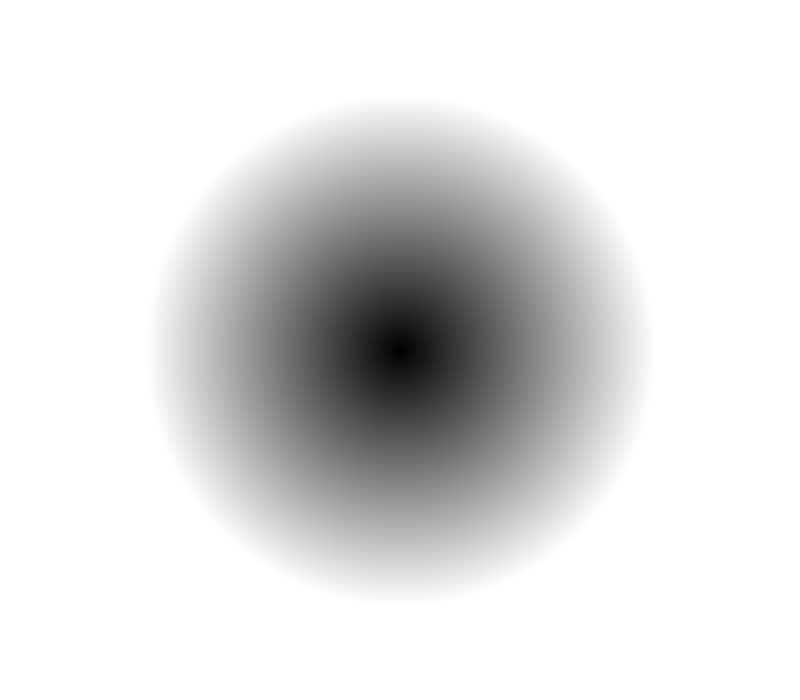
Frame 1 (no input)
Frame 60 (the mouse pressed at the canvas centre just before this capture): identical to frame 1, image omitted
Frame 120 (the mouse held since frame 60 and released just before this capture): identical to frame 1, image omitted

The Processing sketch that drew this single still picture (run headless with seeded random() and noise(); from frame 60 on, the mouse is pressed at the canvas centre):

// Processing sketch: fade_circulo
// ── fade_circulo.pde
void setup(){
  size(800,700);
  loadPixels();
  
}


void draw(){
  for(int x = 0; x<width; x++){
    for(int y = 0; y<height; y++){
      float d = dist(x,y,width/2, height/2);
      pixels[x+y*width] = color (d);
    }
  }
  
  updatePixels();
}
